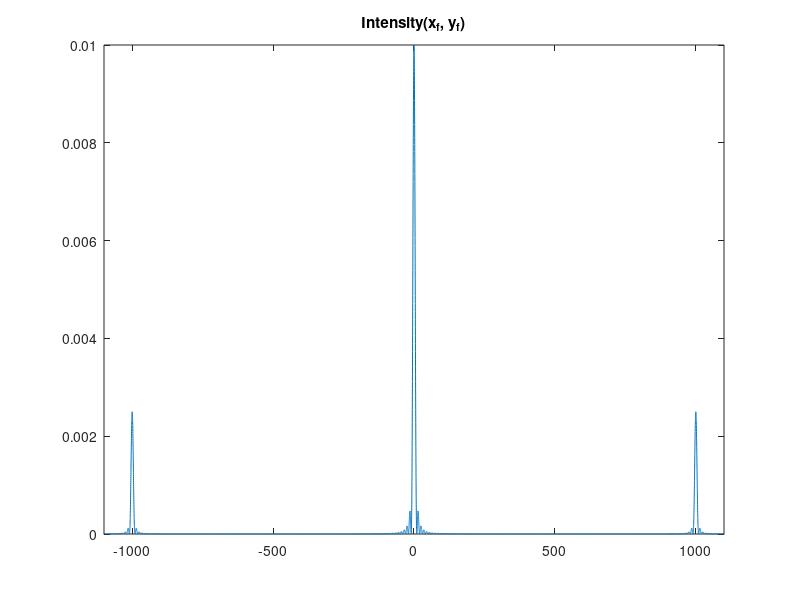

Write MATLAB code to recreate this figure. (Note: this script raises an error after producing the figure.)
%% GWG_script
x = -2000:0.1:2000;
y = 0.01 * (sinc(x/10).^2 + 0.25*sinc(x/10-100).^2 + 0.25*sinc(x/10+100).^2);
figure(),plot(x, y),xlim([-1100, 1100]),title("Intensity(x_f, y_f)")
imwrite(gcf,"Intensity.ipg")